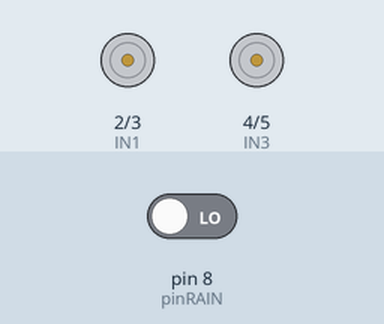
This sketch was run on a simulated Arduino Uno, built with avr-gcc and run on an emulated ATmega328P. Parts: motor-driver pin pairs drawn as motors (green arrow = first pin HIGH = forward, orange = second pin HIGH = backward, longer = more drive). Inputs (shaded band) come from the test bench; at power-on: pin 8 (pinRAIN) LOW.

Above: at 1.2 s.
1.3 s: pin 8 (pinRAIN) driven HIGH
At 2.1 s:
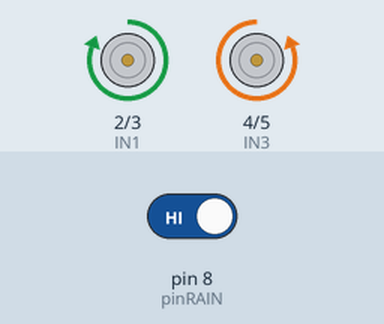
At 3.0 s:
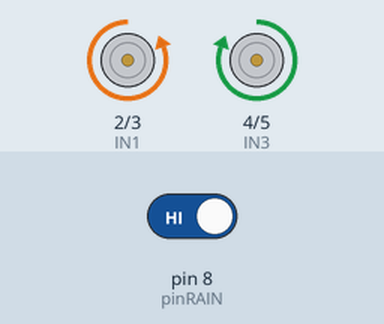
4.3 s: pin 8 (pinRAIN) driven LOW
Timing chart, 0 to 7.3 s (numbered marks = the images above; inputs shaded):
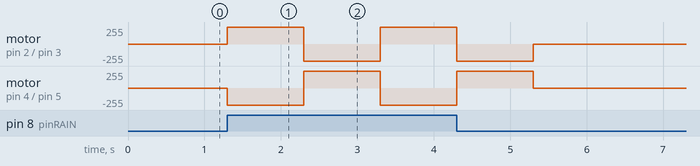

The sketch:

Week7_Thuchanh2_Bai2_a.ino
```cpp
#define pinRAIN 8

#define IN1 2
#define IN2 3
#define IN3 4
#define IN4 5

void setup() {
  pinMode(pinRAIN, INPUT);
  pinMode(IN1, OUTPUT);
  pinMode(IN2, OUTPUT);
  pinMode(IN3, OUTPUT);
  pinMode(IN4, OUTPUT);

  digitalWrite(IN1, 0);
  digitalWrite(IN2, 0);
  digitalWrite(IN3, 0);
  digitalWrite(IN4, 0);
}

void activateWiper() {
  // Mô phỏng hoạt động gạt nước bằng cách quay động cơ DC qua L298 Motor Driver
  digitalWrite(IN1, 1);
  digitalWrite(IN2, 0);
  digitalWrite(IN3, 0);
  digitalWrite(IN4, 1);
  delay(1000); // Quay động cơ DC trong 1 giây

  digitalWrite(IN1, 0);
  digitalWrite(IN2, 1);
  digitalWrite(IN3, 1);
  digitalWrite(IN4, 0);
  delay(1000); // Quay động cơ DC ngược lại trong 1 giây
}

void loop() {
  if (digitalRead(pinRAIN)){
    activateWiper(); // Kích hoạt gạt nước
  } else {
    digitalWrite(IN1, 0);
    digitalWrite(IN2, 0);
    digitalWrite(IN3, 0);
    digitalWrite(IN4, 0);
  }
}
```

Measured:
- after the input at 1.3 s, motor on pin 2 (IN1) / pin 3 (IN2): stopped → forward 255/255 at once, → backward 255/255 1.0 s later, → forward 255/255 1.0 s later; motor on pin 4 (IN3) / pin 5 (IN4): stopped → backward 255/255 at once, → forward 255/255 1.0 s later, → backward 255/255 1.0 s later
